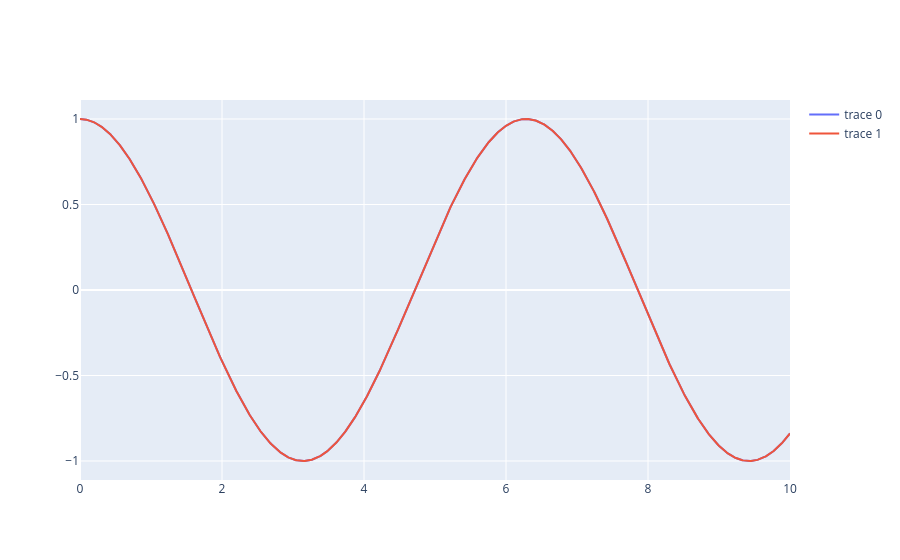

The notebook cell this image was saved under:
### Markdown cell above
## Run Interactive Version

👉 Click the rocket icon (🚀) → Binder

### Code cell
import numpy as np
import plotly.graph_objects as go

x = np.linspace(0, 10, 1000)
phi = 0

wave1 = np.cos(x)
wave2 = np.cos(x + phi)

fig = go.Figure()
fig.add_trace(go.Scatter(x=x, y=wave1))
fig.add_trace(go.Scatter(x=x, y=wave2))
fig.show()

### Figure 1 — Plotly figure (JSON) as saved in the notebook; plotly's stock layout.template omitted (floating-point values rounded to 4 significant figures; data arrays with more than 128 entries replaced by an {"elided": "..."} marker saying what was removed)
{"data": [{"type": "scatter", "x": {"elided": "1000 float values"}, "y": {"elided": "1000 float values"}}, {"type": "scatter", "x": {"elided": "1000 float values"}, "y": {"elided": "1000 float values"}}], "layout": {}}
